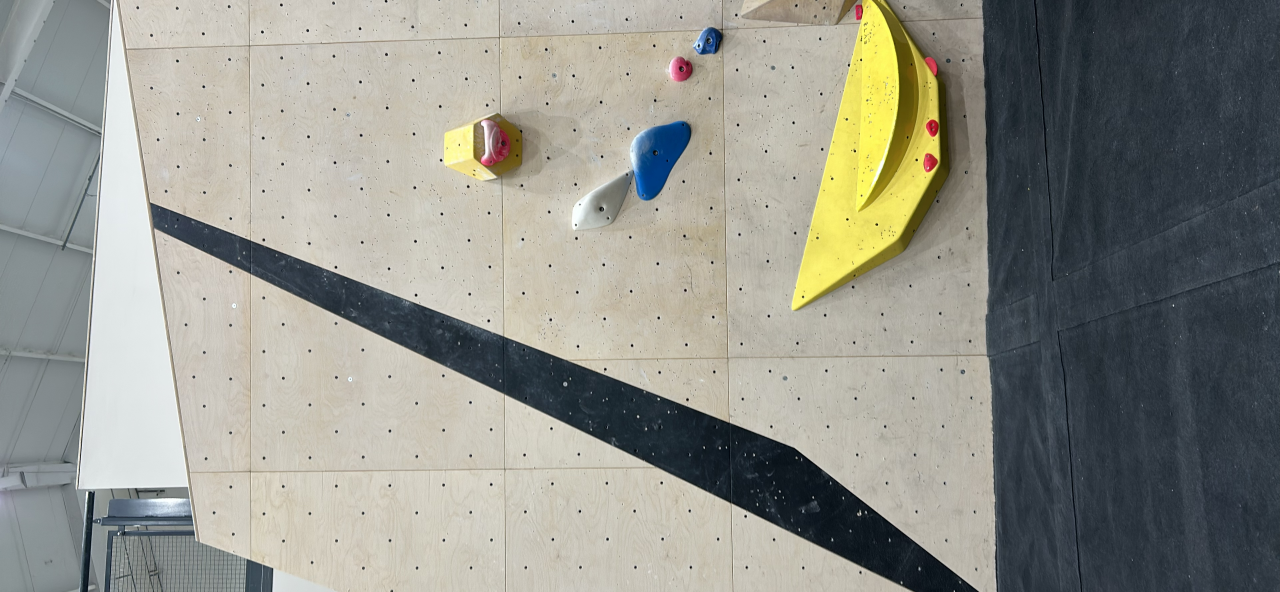
#> input picture backend/field_captures/2026-11-18_171333_455a14e2/photo.jpg, 3840 x 1776 px (shown at 1/3 size)
$ python -i bolts.py   (imports and definitions only)
#> lines starting #> are read from the running program, lines starting #| are printed output that depends on the picture
import cv2
import numpy as np

#T-nut bolt-hole detection (classical OpenCV, no ML) - the scale reference
#for wall size and hold distances. See docs/features/wall_size_hold_distance.md.
#
#Two stages:
#  1. Candidates: dark, round-ish blobs (SimpleBlobDetector on a CLAHE'd grey
#     image) at a few pyramid levels, so a 10 px hole on a far wall and an
#     80 px hole in a close-up can both be found. Blobs inside HOLD/VOLUME
#     polygons are dropped (screw holes in holds aren't wall bolts), as are
#     blobs barely darker than the wall around them (wood grain, shading).
#  2. Lattice support: paint speckle, wood knots and screws are also dark
#     round blobs, often far more of them than bolts, and of no fixed size
#     relative to the bolts. What they don't do is line up. A blob is kept
#     only if it sits in an evenly spaced line of similar-sized blobs
#     (c-v, c, c+v or c, c+v, c+2v) along at least two different directions.
#     That test only uses each blob's own neighbour distance, so it doesn't
#     depend on photo resolution or distance to the wall. Rejected blobs
#     that line up with accepted bolts are then re-admitted ("grow").
#
#Tuned by eye on the reference photos with eval_scale.py.

#Bolt detection doesn't need more than a phone's native resolution - bigger
#uploads are shrunk to this first to bound runtime.

MAX_SIDE = 4096

#Pyramid levels candidates are searched at (1 = full res). Each level's blob
#size limits are the same in its own pixels, so together they cover
#~4 px to ~4 x 50 px holes.

PYRAMID_FACTORS = (1, 2, 4)

BLOB_PARAMS = {
    "minThreshold": 20,
    "maxThreshold": 160,
    "thresholdStep": 20,
    "minArea": 12,
    "maxArea": 2000,
    "minCircularity": 0.5,
    "minConvexity": 0.8,
    "minInertiaRatio": 0.15,
}

#Neighbours checked when merging the same hole found at several levels.

DEDUP_NEIGHBOURS = 8

CLAHE_CLIP_LIMIT = 2.0
CLAHE_TILE_GRID = (8, 8)

#A bolt hole is much darker than the wall right around it; wood grain and
#shading that CLAHE turns into blobs aren't. Contrast = (ring median - core
#mean) / ring median on the raw grey image, core = 0.6 r, ring = 1.5-2.5 r.

MIN_CONTRAST = 0.3

#Smallest hole diameter (half-depth, full-res px) treated as a possible bolt.
#Below this, paint speckle dominates and blobs are too small to measure; on
#a phone photo even the farthest panel's holes are ~7 px.

MIN_DIAMETER_PX = 5.0

#Neighbours checked per blob, and how far (as a fraction of the neighbour
#distance) the third point of a line may sit from where an exact lattice
#would put it - loose enough for perspective across 3 bolts, tight enough
#that randomly placed speckle rarely lines up by chance.

NEIGHBOURS = 6
LINE_TOLERANCE = 0.15

#Blobs on one panel are within this size ratio of each other - stops a
#bolt being "supported" by speckle or a large hole-like feature.

SIZE_RATIO = 1.5

#Two line directions closer than this (radians) count as one direction.

MIN_DIRECTION_SEPARATION = 0.35

SUPPORT_ITERATIONS = 3

#Rejected candidates are re-admitted when they line up with accepted bolts
#along two directions... - recovers holes whose own neighbourhood was too
#cluttered with speckle to pass the first test.

GROW_TOLERANCE = 0.1
GROW_ITERATIONS = 3

#...or along one direction, if that line's step is within this ratio of the
#anchor bolt's own nearest-neighbour spacing.

GROW_STEP_RATIO = 1.2

#A bolt closer to its nearest neighbour than this fraction of the local
#nearest-neighbour spacing (median over SPACING_NEIGHBOURS nearby bolts) is
#dropped - grid bolts are evenly spaced, speckle clumps aren't.

MIN_SPACING_FRACTION = 0.7
SPACING_NEIGHBOURS = 9

#Physical prior: on a 20 cm grid, diagonal neighbours are ~14 cm apart and a
#hole is ~1.2-1.8 cm across, so measured nn spacing / diameter is ~8-12 on
#the reference photos; lined-up speckle clumps sit at ~3-6. Assumes a grid
#of roughly >= 12 cm - revisit if a gym with a denser grid shows up.

MIN_SPACING_TO_DIAMETER = 5.0


def _candidates(gray: np.ndarray) -> np.ndarray:
    """(N, 3) array of x, y, diameter in full-res pixels, de-duplicated across levels."""
    params = cv2.SimpleBlobDetector_Params()
    params.filterByColor = True
    params.blobColor = 0
    params.filterByArea = params.filterByCircularity = True
    params.filterByConvexity = params.filterByInertia = True
    for key, value in BLOB_PARAMS.items():
        setattr(params, key, value)
    detector = cv2.SimpleBlobDetector_create(params)
    clahe = cv2.createCLAHE(clipLimit=CLAHE_CLIP_LIMIT, tileGridSize=CLAHE_TILE_GRID)

    h, w = gray.shape
    found = []
    for f in PYRAMID_FACTORS:
        if min(h, w) // f < 16:
            break
        level = gray if f == 1 else cv2.resize(gray, (w // f, h // f), interpolation=cv2.INTER_AREA)
        for kp in detector.detect(clahe.apply(level)):
            found.append((kp.pt[0] * f, kp.pt[1] * f, kp.size * f))
    if not found:
        return np.zeros((0, 3))

    #The same hole shows up at more than one level - keep the largest
    #detection and drop anything centred inside it.
    cands = np.array(found)
    cands = cands[np.argsort(-cands[:, 2])]
    idx, dist = knn(cands[:, :2], cands[:, :2], DEDUP_NEIGHBOURS)
    keep = np.ones(len(cands), bool)
    for i in range(len(cands)):
        if keep[i]:
            #Sorted largest first, so higher indices are the smaller duplicates.
            close = idx[i][(idx[i] > i) & (dist[i] < cands[i, 2] / 2)]
            keep[close] = False
    return cands[keep]


# [40 lines left out: functions _measure, _outside_holds, not called in this run]


def knn(query: np.ndarray, train: np.ndarray, k: int) -> tuple[np.ndarray, np.ndarray]:
    """Exact k nearest neighbours (brute force in C). Returns (indices, distances),
    each (len(query), k), padded with -1 / inf when train has fewer than k points.

    The matches are copied out in bulk (slice 13): copying them one by one in
    Python cost as much as the search itself on segment_lengths' ~300k sample
    points. A pure-numpy search was tried and was 3x slower at that size."""
    k_eff = min(k, len(train))
    idx = np.full((len(query), k), -1)
    dist = np.full((len(query), k), np.inf)
    if k_eff == 0 or len(query) == 0:
        return idx, dist
    matches = cv2.BFMatcher(cv2.NORM_L2).knnMatch(query.astype(np.float32), train.astype(np.float32), k=k_eff)
    flat = [m for row in matches for m in row]
    if len(flat) == len(query) * k_eff:
        idx[:, :k_eff] = np.fromiter((m.trainIdx for m in flat), dtype=np.int64, count=len(flat)).reshape(-1, k_eff)
        dist[:, :k_eff] = np.fromiter((m.distance for m in flat), dtype=np.float64, count=len(flat)).reshape(-1, k_eff)
        return idx, dist
    for r, row in enumerate(matches):  # a short row: fill one by one
        for c, m in enumerate(row):
            idx[r, c] = m.trainIdx
            dist[r, c] = m.distance
    return idx, dist


def _similar_size(a: np.ndarray, b: np.ndarray) -> np.ndarray:
    return np.maximum(a, b) / np.minimum(a, b) <= SIZE_RATIO


#Size bands for neighbour search: points are queried band by band against
#only the anchors whose size could pass SIZE_RATIO, so a bolt's neighbours
#aren't crowded out by the (often far more numerous) smaller speckle.

SIZE_BAND_RATIO = 1.25


# [97 lines left out: functions _line_hits_band, _line_hits, _distinct_directions, _lattice_filter, not called in this run]


def _nn_distance(points: np.ndarray) -> np.ndarray:
    _, dist = knn(points[:, :2], points[:, :2], 2)
    return dist[:, 1]


# [14 lines left out: function _spacing_filter, not called in this run]


def find_candidates(image) -> dict:
    """The part of bolt detection that needs only the photo: grey, shrunk to
    MAX_SIDE, and the blob candidates. /detect runs it at the same time as
    YOLO (slice 13) and hands the result to detect_bolt_holes."""
    gray = np.asarray(image.convert("L"))
    h0, w0 = gray.shape
    shrink = max(h0, w0) / MAX_SIDE
    if shrink > 1:
        gray = cv2.resize(gray, (round(w0 / shrink), round(h0 / shrink)), interpolation=cv2.INTER_AREA)
    else:
        shrink = 1.0
    return {"gray": gray, "shrink": shrink, "cands": _candidates(gray), "size": image.size}


# [26 lines left out: function detect_bolt_holes, not called in this run]

>>> from PIL import Image
>>> picture = Image.open('field_captures/2026-11-18_171333_455a14e2/photo.jpg')
#> picture is the input picture: PIL image 3840x1776 RGB; mean R, G, B 145.6, 146.3, 138.2
>>> result = find_candidates(picture)
#> in find_candidates, `gray = np.asarray(image.convert("L"))`:
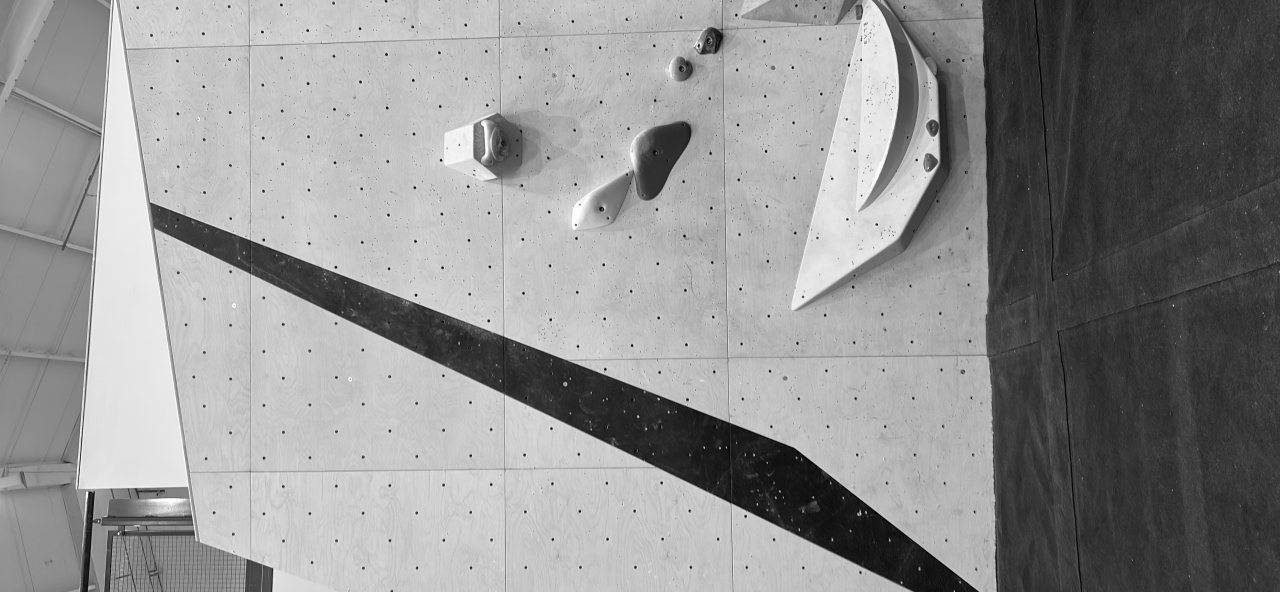
#> gray: shape (1776, 3840) (shown at 1/3 size); min 0, max 255, mean 145.1
#> the loop in _candidates, `for f in PYRAMID_FACTORS:` made 3 passes
#> pass 3, in _candidates, `level = gray if f == 1 else cv2.resize(gray, (w // f, h // f), interpo..`:
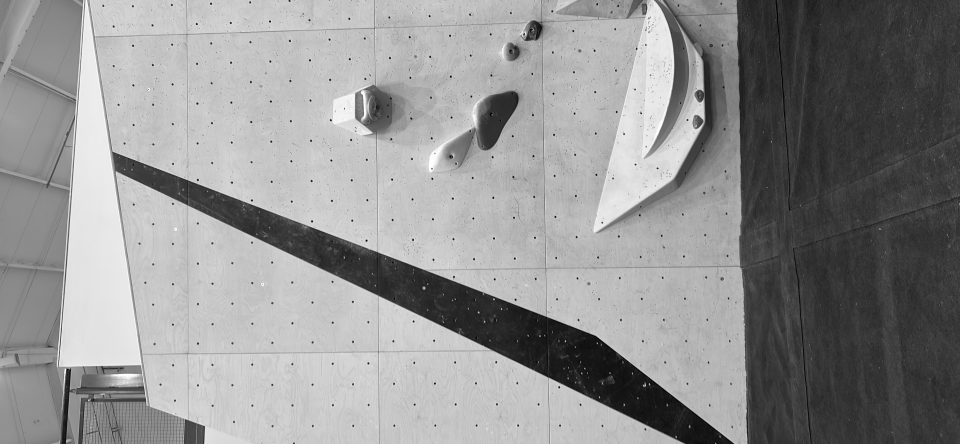
#> level: shape (444, 960); min 2, max 254, mean 145.1
#> after the loop in _candidates, `for f in PYRAMID_FACTORS:`: found = 1472 items, first 6: (2580.6, 1716.9, 5.73), (2409.1, 1703.1, 6.32), (2239.7, 1702, 7.33), (2072, 1701.7, 7.98), (1905.9, 1701.6, 8.26), (2321.5, 1618.5, 6.93)
#> in _candidates, `cands = np.array(found)`: cands = 1472 rows, first 8: [2580.6, 1716.9, 5.73], [2409.1, 1703.1, 6.32], [2239.7, 1702, 7.33], [2072, 1701.7, 7.98], [1905.9, 1701.6, 8.26], [2321.5, 1618.5, 6.93], [1658.3, 1618, 8.25], [2153.7, 1617, 7.23]
#> in _candidates, `cands = cands[np.argsort(-cands[:, 2])]`: cands = 1472 rows, first 8: [1983.3, 468.9, 182.5], [2057.8, 205.5, 80.32], [2135.9, 123.9, 76.7], [2054, 204.7, 71.09], [2790, 489.9, 48.02], [2790.6, 486.2, 43.22], [2575.2, 33.26, 40.81], [2799.8, 380.9, 39.94]
#> in knn, `k_eff = min(k, len(train))`: k_eff = 8
#> in knn, `matches = cv2.BFMatcher(cv2.NORM_L2).knnMatch(query.astype(np.float32)..`: matches = 1472 matches
#> in knn, `flat = [m for row in matches for m in row]`: flat = 11776 matches
#> the loop in _candidates, `for i in range(len(cands)):` made 1472 passes
#> close on passes 1, 2, 5, 7, 8, 16, 18, 19, 21, 25, 29, 30: [1085], [3], [5, 9], [11, 12], [8, 10], [27, 30], [1065], [250, 251], [32, 35], [31, 34], [114, 461], [38]
#> result = 4 items

$ run again, on backend/field_captures/2026-11-18_171333_455a14e2/overlay_1.jpg
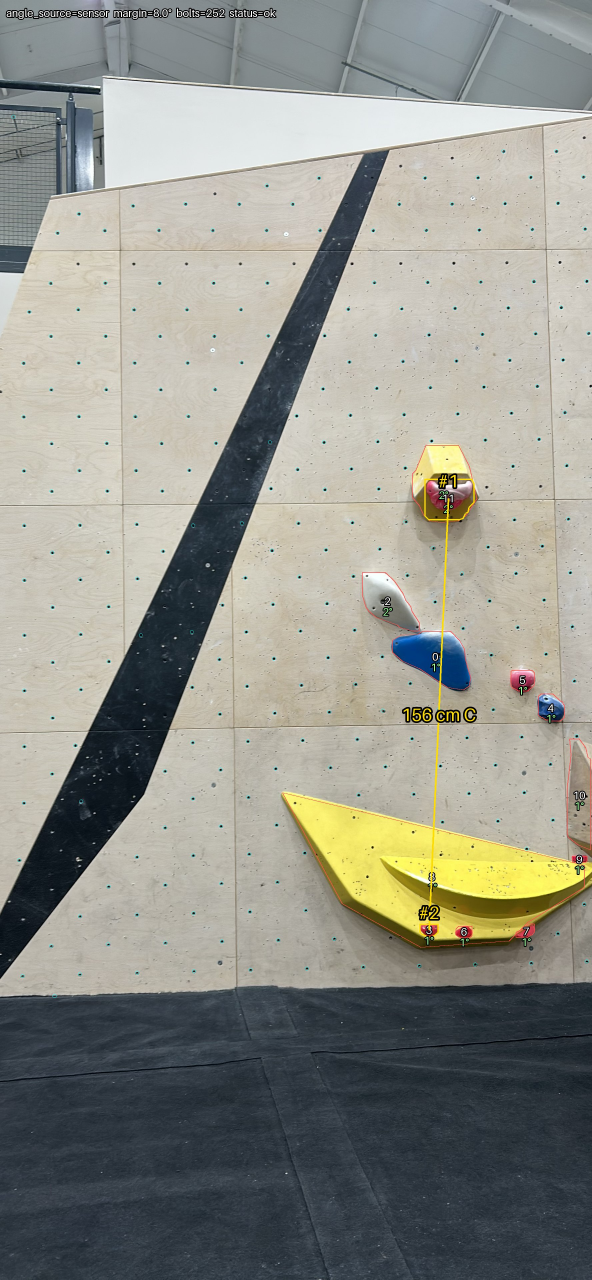
#> input picture backend/field_captures/2026-11-18_171333_455a14e2/overlay_1.jpg, 1776 x 3840 px (shown at 1/3 size)
#> picture is the input picture: PIL image 1776x3840 RGB; mean R, G, B 145.3, 146, 137.7
#> in find_candidates, `gray = np.asarray(image.convert("L"))`:
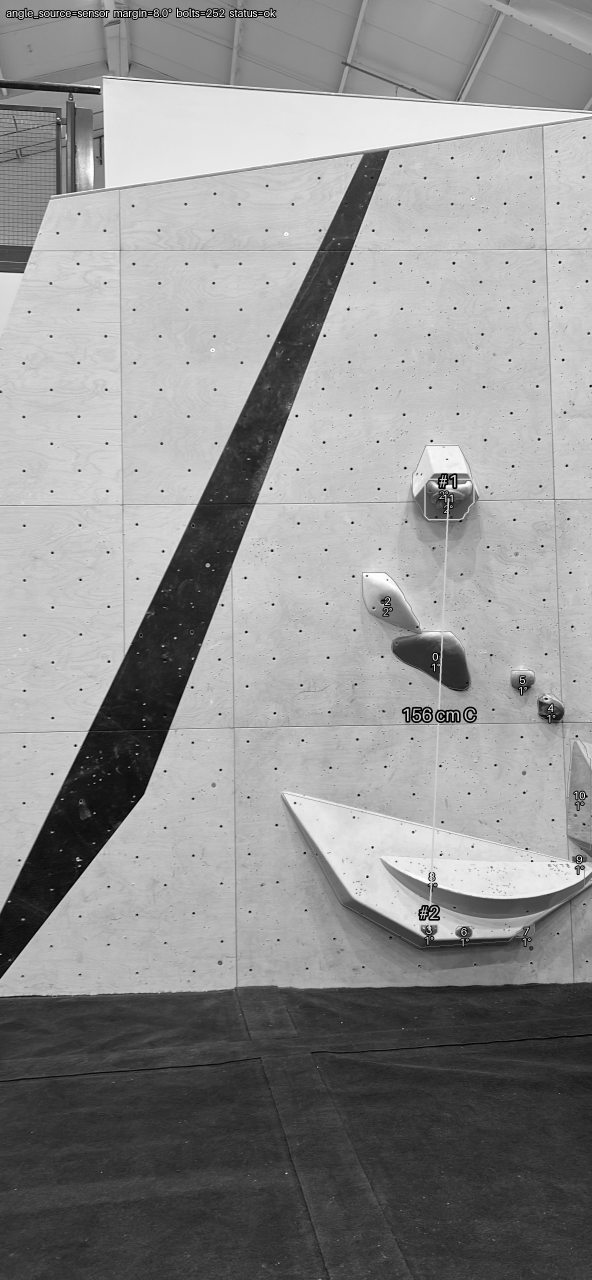
#> gray: shape (3840, 1776) (shown at 1/3 size); min 0, max 255, mean 144.7
#> the loop in _candidates, `for f in PYRAMID_FACTORS:` made 3 passes
#> pass 3, in _candidates, `level = gray if f == 1 else cv2.resize(gray, (w // f, h // f), interpo..`:
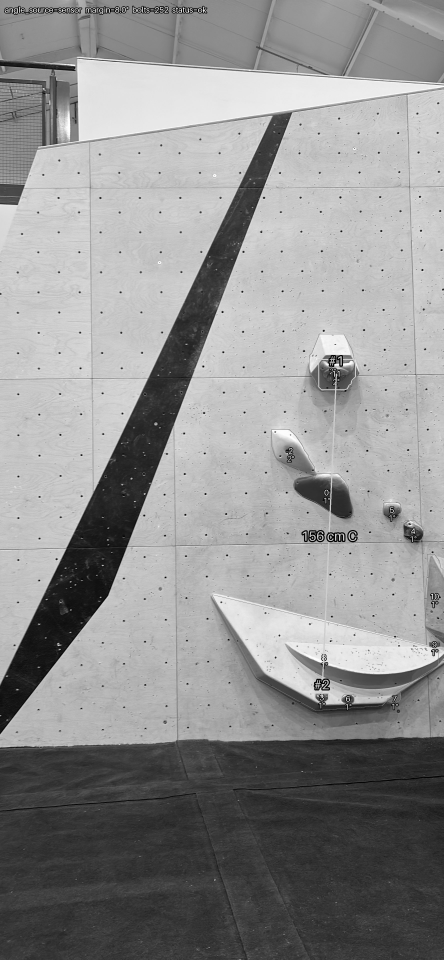
#> level: shape (960, 444); min 0, max 254, mean 144.7
#> after the loop in _candidates, `for f in PYRAMID_FACTORS:`: found = 1521 items, first 6: (532.4, 3503.8, 5.19), (1412.5, 2982.3, 5.04), (411, 2918.1, 5.8), (581.6, 2913.4, 5.99), (751.5, 2909.3, 6.73), (920.7, 2905.1, 6.92)
#> in _candidates, `cands = np.array(found)`: cands = 1521 rows, first 8: [532.4, 3503.8, 5.19], [1412.5, 2982.3, 5.04], [411, 2918.1, 5.8], [581.6, 2913.4, 5.99], [751.5, 2909.3, 6.73], [920.7, 2905.1, 6.92], [1089.6, 2900.8, 7.52], [1257.2, 2897.1, 9.08]
#> in _candidates, `cands = cands[np.argsort(-cands[:, 2])]`: cands = 1521 rows, first 8: [1293.5, 1966.8, 135.3], [1361.4, 2008.6, 120.6], [1567.3, 2055.7, 81.1], [1343, 2147.7, 67.36], [1345.9, 2148.3, 65.19], [1264.8, 2143.4, 64.77], [1573, 2056.2, 60.73], [391.1, 194, 35.05]
#> k_eff = 8
#> matches = 1521 matches
#> flat = 12168 matches
#> the loop in _candidates, `for i in range(len(cands)):` made 1521 passes
#> close on passes 1, 2, 3, 4, 11, 13, 17, 18: [38, 43, 1184], [1184], [6, 725, 11], [4], [721], [59], [53, 72], [728]
#> result = 4 items
